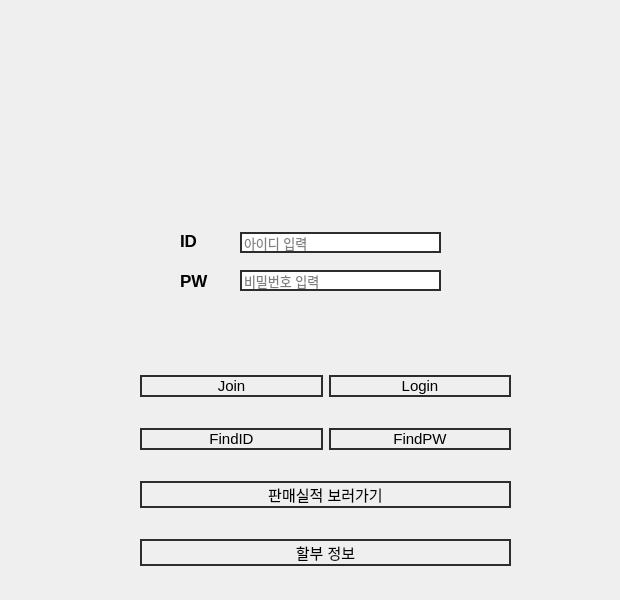
     <widget class="QWidget" name="page">
      <widget class="QLabel" name="label">
       <property name="geometry">
        <rect>
         <x>375</x>
         <y>290</y>
         <width>71</width>
         <height>20</height>
        </rect>
       </property>
       <property name="text">
        <string/>
       </property>
      </widget>
      <widget class="QLabel" name="label_7">
       <property name="geometry">
        <rect>
         <x>180</x>
         <y>230</y>
         <width>21</width>
         <height>21</height>
        </rect>
       </property>
       <property name="font">
        <font>
         <pointsize>13</pointsize>
         <bold>true</bold>
        </font>
       </property>
       <property name="text">
        <string>ID</string>
       </property>
      </widget>
      <widget class="QLabel" name="label_8">
       <property name="geometry">
        <rect>
         <x>180</x>
         <y>270</y>
         <width>31</width>
         <height>21</height>
        </rect>
       </property>
       <property name="font">
        <font>
         <pointsize>13</pointsize>
         <bold>true</bold>
        </font>
       </property>
       <property name="text">
        <string>PW</string>
       </property>
      </widget>
      <widget class="QWidget" name="layoutWidget">
       <property name="geometry">
        <rect>
         <x>140</x>
         <y>350</y>
         <width>371</width>
         <height>241</height>
        </rect>
       </property>
       <layout class="QGridLayout" name="gridLayout_2">
        <item row="0" column="1">
         <widget class="QPushButton" name="pushButton_2">
          <property name="font">
           <font>
            <pointsize>11</pointsize>
           </font>
          </property>
          <property name="cursor">
           <cursorShape>PointingHandCursor</cursorShape>
          </property>
          <property name="styleSheet">
           <string notr="true">border-radius:15px;
border: 2px solid rgb(45, 45, 45);
</string>
          </property>
          <property name="text">
           <string>Login</string>
          </property>
         </widget>
        </item>
        <item row="1" column="0">
         <widget class="QPushButton" name="pushButton_7">
          <property name="font">
           <font>
            <pointsize>11</pointsize>
           </font>
          </property>
          <property name="cursor">
           <cursorShape>PointingHandCursor</cursorShape>
          </property>
          <property name="styleSheet">
           <string notr="true">border-radius:15px;
border: 2px solid rgb(45, 45, 45);
</string>
          </property>
          <property name="text">
           <string>FindID</string>
          </property>
         </widget>
        </item>
        <item row="1" column="1">
         <widget class="QPushButton" name="pushButton_8">
          <property name="font">
           <font>
            <pointsize>11</pointsize>
           </font>
          </property>
          <property name="cursor">
           <cursorShape>PointingHandCursor</cursorShape>
          </property>
          <property name="styleSheet">
           <string notr="true">border-radius:15px;
border: 2px solid rgb(45, 45, 45);
</string>
          </property>
          <property name="text">
           <string>FindPW</string>
          </property>
         </widget>
        </item>
        <item row="0" column="0">
         <widget class="QPushButton" name="pushButton_6">
          <property name="font">
           <font>
            <pointsize>11</pointsize>
           </font>
          </property>
          <property name="cursor">
           <cursorShape>PointingHandCursor</cursorShape>
          </property>
          <property name="styleSheet">
           <string notr="true">border-radius:15px;
border: 2px solid rgb(45, 45, 45);
</string>
          </property>
          <property name="text">
           <string>Join</string>
          </property>
         </widget>
        </item>
        <item row="2" column="0" colspan="2">
         <widget class="QPushButton" name="pushButton_16">
          <property name="font">
           <font>
            <pointsize>11</pointsize>
           </font>
          </property>
          <property name="cursor">
           <cursorShape>PointingHandCursor</cursorShape>
          </property>
          <property name="styleSheet">
           <string notr="true">border-radius:15px;
border: 2px solid rgb(45, 45, 45);
</string>
          </property>
          <property name="text">
           <string>판매실적 보러가기</string>
          </property>
         </widget>
        </item>
        <item row="3" column="0" colspan="2">
         <widget class="QPushButton" name="pushButton_23">
          <property name="font">
           <font>
            <pointsize>11</pointsize>
           </font>
          </property>
          <property name="cursor">
           <cursorShape>PointingHandCursor</cursorShape>
          </property>
          <property name="styleSheet">
           <string notr="true">border-radius:15px;
border: 2px solid rgb(45, 45, 45);
</string>
          </property>
          <property name="text">
           <string>할부 정보</string>
          </property>
         </widget>
        </item>
       </layout>
      </widget>
      <widget class="QWidget" name="layoutWidget">
       <property name="geometry">
        <rect>
         <x>240</x>
         <y>221</y>
         <width>201</width>
         <height>81</height>
        </rect>
       </property>
       <layout class="QGridLayout" name="gridLayout_3">
        <item row="0" column="0">
         <widget class="QLineEdit" name="lineEdit_6">
          <property name="font">
           <font>
            <pointsize>10</pointsize>
           </font>
          </property>
          <property name="styleSheet">
           <string notr="true">border-radius:15px;
border: 2px solid rgb(45, 45, 45);
</string>
          </property>
          <property name="placeholderText">
           <string>아이디 입력</string>
          </property>
         </widget>
        </item>
        <item row="1" column="0">
         <widget class="QLineEdit" name="lineEdit_7">
          <property name="font">
           <font>
            <pointsize>10</pointsize>
           </font>
          </property>
          <property name="styleSheet">
           <string notr="true">border-radius:15px;
border: 2px solid rgb(45, 45, 45);
</string>
          </property>
          <property name="echoMode">
           <enum>QLineEdit::Password</enum>
          </property>
          <property name="placeholderText">
           <string>비밀번호 입력</string>
          </property>
         </widget>
        </item>
       </layout>
      </widget>
      <widget class="QPushButton" name="pushButton_91">
       <property name="enabled">
        <bool>true</bool>
       </property>
       <property name="geometry">
        <rect>
         <x>50</x>
         <y>10</y>
         <width>561</width>
         <height>51</height>
        </rect>
       </property>
       <property name="text">
        <string/>
       </property>
       <property name="icon">
        <iconset>
         <normaloff>../../Desktop/Important/다나와_프로젝트/사진/1.png</normaloff>../../Desktop/Important/다나와_프로젝트/사진/1.png</iconset>
       </property>
       <property name="iconSize">
        <size>
         <width>200</width>
         <height>200</height>
        </size>
       </property>
       <property name="flat">
        <bool>true</bool>
       </property>
      </widget>
      <widget class="QPushButton" name="pushButton_92">
       <property name="geometry">
        <rect>
         <x>0</x>
         <y>0</y>
         <width>61</width>
         <height>51</height>
        </rect>
       </property>
       <property name="cursor">
        <cursorShape>PointingHandCursor</cursorShape>
       </property>
       <property name="text">
        <string/>
       </property>
       <property name="icon">
        <iconset>
         <normaloff>../../Desktop/Important/다나와_프로젝트/사진/home.png</normaloff>../../Desktop/Important/다나와_프로젝트/사진/home.png</iconset>
       </property>
       <property name="iconSize">
        <size>
         <width>50</width>
         <height>50</height>
        </size>
       </property>
       <property name="checkable">
        <bool>false</bool>
       </property>
       <property name="flat">
        <bool>true</bool>
       </property>
      </widget>
     </widget>
